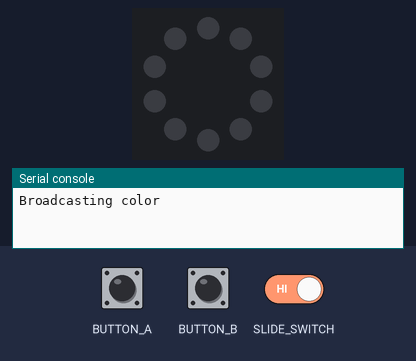
The program below on a simulated Circuit Playground running CircuitPython. On the bench: the board's ring of 10 RGB LEDs (number 0 left of the top, counting anticlockwise), the last lines printed to the serial console. The inputs (shaded band) are chosen by the test bench. Dim RGB values are drawn brighter than linear; nothing arrives over Bluetooth unless stated.

Above: at 1.2 s.
1.3 s: button A pressed for 3.2 s
At 5.3 s:
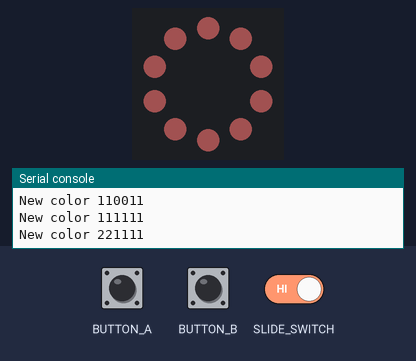
6.0 s: button B pressed for 3.2 s
At 10.0 s:
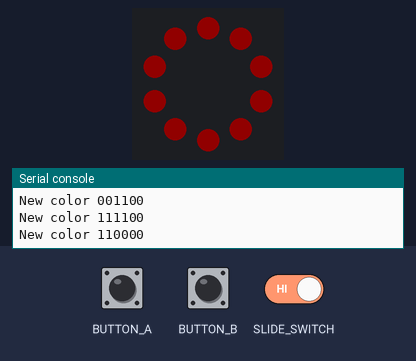
10.7 s: button B pressed for 0.15 s
At 11.1 s:
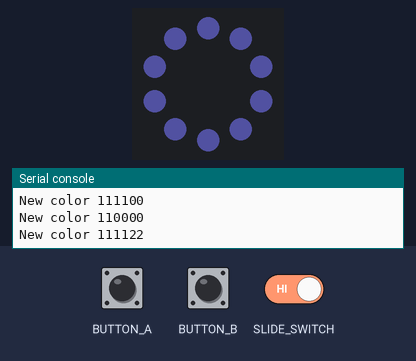
12.3 s: slide switch moved to the right
At 14.3 s:
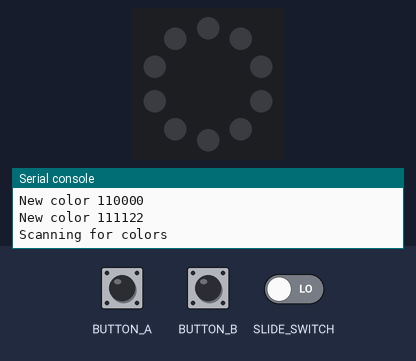
Timing chart, 0 to 15.8 s (numbered marks = the images above; inputs shaded):
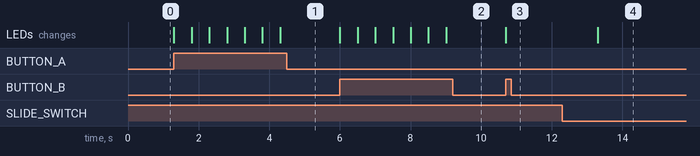

The program:

Demo5-Beacon.py
```python
"""
Circuit Playground Bluefruit Ornament Proximity
This demo uses advertising to set the color of scanning devices depending on the strongest broadcast
signal received. Circuit Playgrounds can be switched between advertising and scanning using the
slide switch. The buttons change the color when advertising.
"""

import time
from adafruit_circuitplayground.bluefruit import cpb
from adafruit_circuitplayground import cp

from adafruit_ble import BLERadio
from adafruit_ble.advertising.adafruit import AdafruitColor

# Define a list of tones/music notes to play.

c = [32, 65, 131, 262, 523]
db = [34, 69, 139, 277, 554]
d = [36, 73, 147, 294, 587]
eb = [37, 78, 156, 311, 622]
e = [41, 82, 165, 330, 659]
f = [43, 87, 175, 349, 698]
gb = [46, 92, 185, 370, 740]
g = [49, 98, 196, 392, 784]
ab = [52, 104, 208, 415, 831]
a = [55, 110, 220, 440, 880]
bb = [58, 117, 223, 466, 932]
b = [61, 123, 246, 492, 984]

# Star Wars Theme -- Key of C
starwars_notes = [c[3], g[3], f[3], e[3], d[3], c[4], g[3], f[3], e[3], d[3], c[4], g[3], f[3], e[3], f[3], d[3]]
starwars_beats = [4, 4, 1, 1, 1, 4, 4, 1, 1, 1, 4, 4, 1, 1, 1, 4]

def playSong(songnotes, songbeats, tempo):
    '''
    songnotes: list of the melodies notes
    songbeats: list of melodies beat times
    tempo: speed of song, this is not traditional tempo in bpm like on a metronome,
        but more like a multiplier for whatever the notes are so a tempo value of 2
        make it play twice as fast. Adjust this by ear.

    This function plays the melody, simply by iterating through the list.
    '''
    print("Playing Song")
    for i in range(0, len(songnotes)):
        cp.play_tone(songnotes[i], songbeats[i]*tempo)


# The color pickers will cycle through this list with buttons A and B.
color_options = [0x110000,
                 0x111100,
                 0x001100,
                 0x001111,
                 0x000011,
                 0x110011,
                 0x111111,
                 0x221111,
                 0x112211,
                 0x111122]

ble = BLERadio()

i = 0
advertisement = AdafruitColor()
advertisement.color = color_options[i]
cpb.pixels.auto_write = False
cpb.pixels.fill(color_options[i])

while True:
    # The first mode is the color selector which broadcasts it's current color to other devices.
    if cpb.switch:
        print("Broadcasting color")
        ble.start_advertising(advertisement)
        while cpb.switch:
            last_i = i
            if cpb.button_a:
                i += 1
            if cpb.button_b:
                i -= 1
            i %= len(color_options)
            if last_i != i:
                color = color_options[i]
                cpb.pixels.fill(color)
                cpb.pixels.show()
                print("New color {:06x}".format(color))
                advertisement.color = color
                ble.stop_advertising()
                ble.start_advertising(advertisement)
                time.sleep(0.5)
        ble.stop_advertising()
    # The second mode listens for color broadcasts and shows the color of the strongest signal.
    else:
        closest = None
        closest_rssi = -80
        closest_last_time = 0
        print("Scanning for colors")

        while not cpb.switch:
            for entry in ble.start_scan(AdafruitColor, minimum_rssi=-100, timeout=1):
                if cpb.switch:
                    break
                now = time.monotonic()
                new = False
                if entry.address == closest:
                    pass
                elif entry.rssi > closest_rssi or now - closest_last_time > 0.4:
                    closest = entry.address
                else:
                    continue
                closest_rssi = entry.rssi
                closest_last_time = now
                discrete_strength = min((100 + entry.rssi) // 5, 10)
                cpb.pixels.fill(0x000000)
                print(entry.rssi)
                if entry.rssi > -40:  # trigger audio when VERY close.
                    playSong(starwars_notes, starwars_beats, .2)
                for i in range(0, discrete_strength):
                    cpb.pixels[i] = entry.color
                cpb.pixels.show()

            # Clear the pixels if we haven't heard from anything recently.
            now = time.monotonic()
            if now - closest_last_time > 1:
                cpb.pixels.fill(0x000000)
                cpb.pixels.show()
        ble.stop_scan()
```

Measured:
- after the input at 1.3 s, the LEDs: first change at once (image 1 shows a later state)
- after the input at 6.0 s, the LEDs: first change at once (image 2 shows a later state)
- after the input at 10.7 s, the LEDs: change at once (image 3)
- after the input at 12.3 s, the LEDs: change after 1.0 s (image 4)
